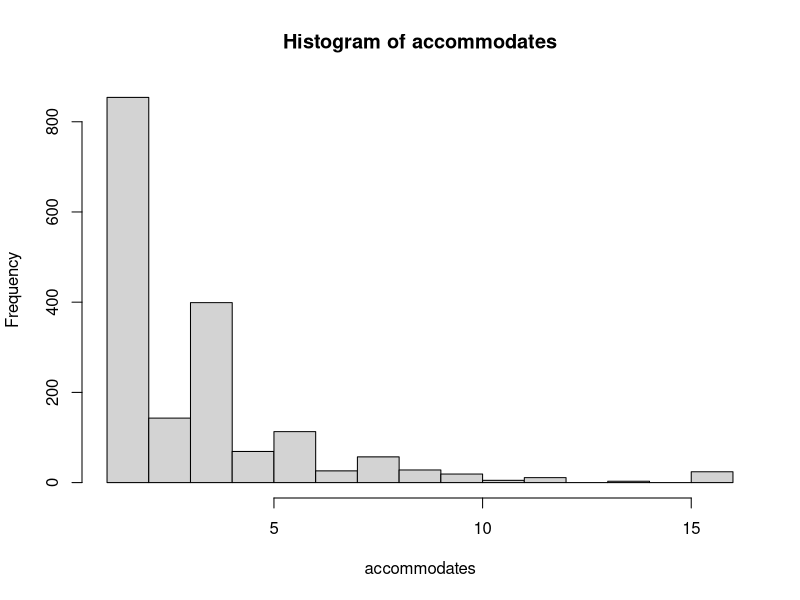
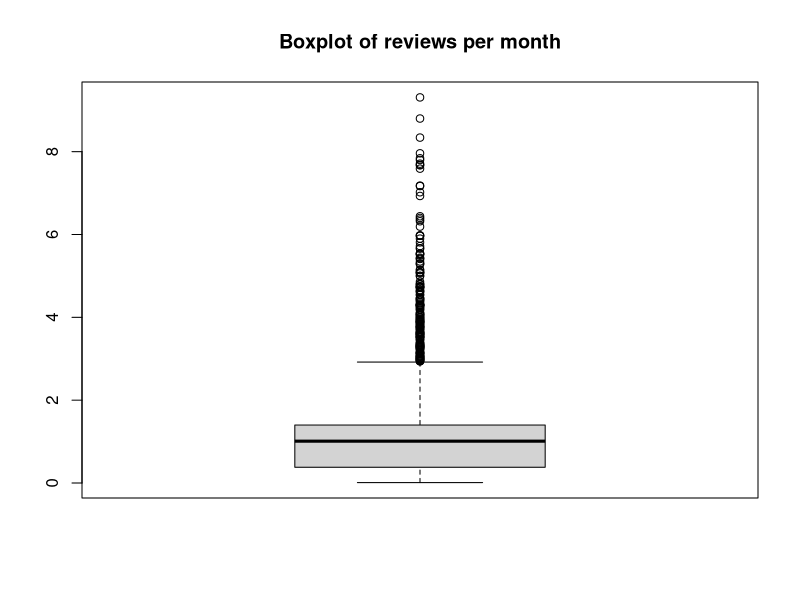

Generate these figures, in order, with R: (Note: this script raises an error after producing the figures.)
options(digits = 5)

stats <- function(x){
    round_x = as.numeric(as.character(formatC(x, digits = 4, format = "f")))
    x_mean = as.numeric(as.character(formatC(mean(x), digits = 4, format = "f")))
    ux <- unique(round_x)
    tab <- tabulate(match(round_x, ux))
    x_mode <- ux[tab == max(tab)]
    x_median <- as.numeric(as.character(formatC(median(x), digits = 4, format = "f")))
    x_sd <- as.numeric(as.character(formatC(sd(x), digits = 4, format = "f")))
    x_varc <- as.numeric(as.character(formatC(var(x), digits = 4, format = "f")))
    x_var_coeff <- as.numeric(as.character(formatC(x_sd/x_mean, digits = 4, format = "f")))
    quantiles <- as.numeric(as.character(formatC(quantile(x), digits = 4, format = "f")))
    answer <- list("mean" = x_mean, "mode" = x_mode, "median" = x_median, "sd" = x_sd, "varc" = x_varc, "var_coeff" = x_var_coeff, "quantiles" = quantiles)
}

export_data <- function(statistics, file_name){
    fd <- file(file_name)
    open(fd, "w+b")
    write(paste("\n\tmean ------> ", statistics$mean), file = file_name, append = TRUE)
    write(paste("\n\tmode ------> ", statistics$mode), file = file_name, append = TRUE)
    write(paste("\n\tmedian ------> ", statistics$median), file = file_name, append = TRUE)
    write(paste("\n\tsd ------> ", statistics$sd), file = file_name, append = TRUE)
    write(paste("\n\tvarc ------> ", statistics$varc), file = file_name, append = TRUE)
    write(paste("\n\tvar_coeff ------> ", statistics$var_coeff), file = file_name, append = TRUE)
    write(paste("\n\t1st quantile ------> ", statistics$quantiles[2]), file = file_name, append = TRUE)
    write(paste("\n\t2rd quantile ------> ", statistics$quantiles[3]), file = file_name, append = TRUE)
    write(paste("\n\t3rd quantile ------> ", statistics$quantiles[4]), file = file_name, append = TRUE)
    close(fd)
}

raw_csv <- read.csv("listings-antwerp.csv")
data <- raw_csv[c("accommodates", "bedrooms", "price", "reviews_per_month")]

reviews_per_month_avg_notNAs <- mean(data[["reviews_per_month"]], na.rm = TRUE)
data[is.na(data[["reviews_per_month"]]), "reviews_per_month"] <- reviews_per_month_avg_notNAs

bedrooms_avg_notNAs <- mean(data[["bedrooms"]], na.rm = TRUE)
data[is.na(data[["bedrooms"]]), "bedrooms"] <- floor(bedrooms_avg_notNAs) 

accommodates <- data[,"accommodates"]
string_raw_prices <- data [,"price"]
reviews_per_month <- data[,"reviews_per_month"]
amount_of_bedrooms <- data[,"bedrooms"]

print(amount_of_bedrooms)

string_prices <- gsub(pattern =  "\\$", replacement =  "", string_raw_prices)
string_prices2 <- gsub(pattern =  ",", replacement =  "", string_prices)
prices <- as.numeric(as.character(string_prices2))

#histograms
png("./datos generados (Ejercicio 2)/accomodates_hist.png")
hist(accommodates)
dev.off()
png("./datos generados (Ejercicio 2)/prices_hist.png")
dev.new(hist(prices))
dev.off()
png("./datos generados (Ejercicio 2)/reviews_per_month_hist.png")
dev.new(hist(reviews_per_month))
dev.off()

#boxplots
png("./datos generados (Ejercicio 2)/accommodates.png")
dev.new(boxplot(accommodates, main = "Boxplot of accomodates"))
dev.off()
png("./datos generados (Ejercicio 2)/prices_boxplot.png")
dev.new(boxplot(prices, main = "Boxplot of prices"))
dev.off()
png("./datos generados (Ejercicio 2)/reviews_per_month_boxplot.png")
boxplot(reviews_per_month, main = "Boxplot of reviews per month")
dev.off()

export_data(stats(accommodates), "./datos generados (Ejercicio 2)/accomodates.txt")
export_data(stats(prices), "./datos generados (Ejercicio 2)/prices.txt")
export_data(stats(reviews_per_month), "./datos generados (Ejercicio 2)/reviews_per_month.txt")

one_bedroom_houses <- c()
i1 <- 1
several_bedroom_houses <- c()
i2 <- 1

for(i in 1:length(amount_of_bedrooms)){
    if (amount_of_bedrooms[i] == 1) {
       one_bedroom_houses[i1] <- prices[i]
       i1 <- i1 + 1
    }
    else {
        several_bedroom_houses[i2] <- prices[i]
        i2 <- i2 + 1
    }
}

print(one_bedroom_houses)
print(several_bedroom_houses)
print(t.test(one_bedroom_houses, several_bedroom_houses, alternative = "greater"))

#file_name = "./datos generados (Ejercicio 3)/answer.txt"
#fd <- file(file_name)
#open(fd, "w+b")
#write(paste("\n\tone bedroom average price ------> ", as.numeric(as.character(formatC(one_bedroom_price_sum/one_bedroom_amount, digits = 3, format = "f")))), file = file_name, append = TRUE)
#write(paste("\n\tseveral bedroom average price ------> ", as.numeric(as.character(formatC(several_bedroom_price_sum/several_bedroom_amount, digits = 3, format = "f")))), file = file_name, append = TRUE)
#close(fd)
